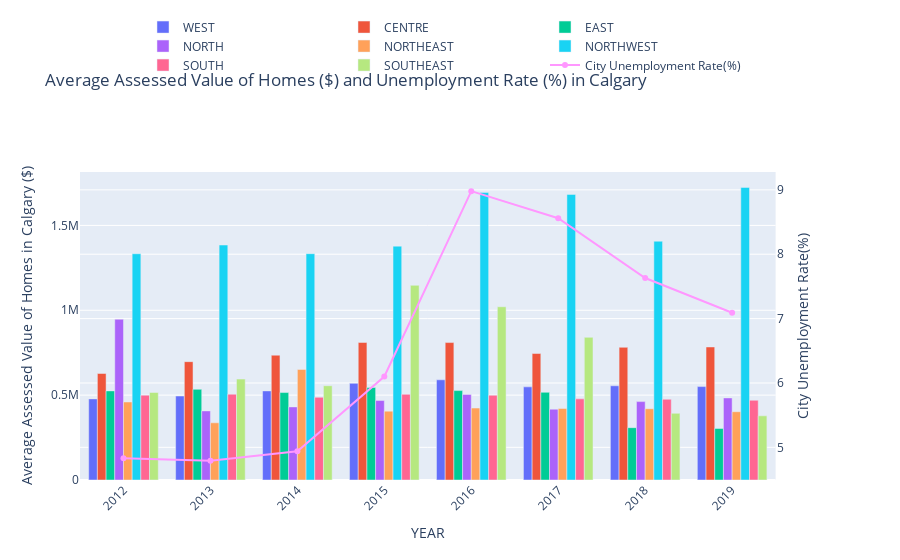

The code cell stored with this chart in its notebook:
### Code cell
# Create figure with secondary y-axis
fig4 = make_subplots(specs=[[{"secondary_y": True}]])

# Add traces
fig4.add_trace(
    go.Bar(x= df4.YEAR, y = df4.loc[df4['SECTOR'] == 'WEST'].AVG_RE_ASSESSED_VALUE, name="WEST"),
    secondary_y=False,
)

#8 SECTORS

#1
fig4.add_trace(
    go.Bar(x= df4.YEAR, y = df4.loc[df4['SECTOR'] == 'CENTRE'].AVG_RE_ASSESSED_VALUE, name="CENTRE"),
    secondary_y=False,
)

#2
fig4.add_trace(
    go.Bar(x= df4.YEAR, y = df4.loc[df4['SECTOR'] == 'EAST'].AVG_RE_ASSESSED_VALUE, name="EAST"),
    secondary_y=False,
)

#3
fig4.add_trace(
    go.Bar(x= df4.YEAR, y = df4.loc[df4['SECTOR'] == 'NORTH'].AVG_RE_ASSESSED_VALUE, name="NORTH"),
    secondary_y=False,
)

#4
fig4.add_trace(
    go.Bar(x= df4.YEAR, y = df4.loc[df4['SECTOR'] == 'NORTHEAST'].AVG_RE_ASSESSED_VALUE, name="NORTHEAST"),
    secondary_y=False,
)

#5
fig4.add_trace(
    go.Bar(x= df4.YEAR, y = df4.loc[df4['SECTOR'] == 'NORTHWEST'].AVG_RE_ASSESSED_VALUE, name="NORTHWEST"),
    secondary_y=False,
)

#6
fig4.add_trace(
    go.Bar(x= df4.YEAR, y = df4.loc[df4['SECTOR'] == 'SOUTH'].AVG_RE_ASSESSED_VALUE, name="SOUTH"),
    secondary_y=False,
)

#7
fig4.add_trace(
    go.Bar(x= df4.YEAR, y = df4.loc[df4['SECTOR'] == 'SOUTHEAST'].AVG_RE_ASSESSED_VALUE, name="SOUTHEAST"),
    secondary_y=False,
)


#ADD Unemployment Rate Trace
fig4.add_trace(
    go.Scatter(x=df4.YEAR, y=df4.loc[df4['SECTOR'] == 'CENTRE'].CITY_UNEMPLOYMENT, name="City Unemployment Rate(%)"),
    secondary_y=True,
)

# Add figure title
fig4.update_layout(
    title_text="Average Assessed Value of Homes ($) and Unemployment Rate (%) in Calgary"
)

# Set x-axis title
fig4.update_xaxes(title_text="YEAR")

# Set y-axes titles
fig4.update_yaxes(title_text="Average Assessed Value of Homes in Calgary ($)", secondary_y=False)
fig4.update_yaxes(title_text="City Unemployment Rate(%)", secondary_y=True)

#SET MODE
fig4.update_layout(barmode='group', xaxis_tickangle=-45, xaxis={'categoryorder':'category descending'},
                   legend=dict(
                    orientation="h",
                    yanchor="bottom",
                    y=1.3,
                    xanchor="right",
                    x=0.9))
fig4.show()

### Figure 1 — Plotly figure (JSON) as saved in the notebook; plotly's stock layout.template omitted (floating-point values rounded to 4 significant figures)
{"data": [{"name": "WEST", "type": "bar", "x": [2012, 2013, 2014, 2015, 2016, 2017, 2018, 2019, 2012, 2013, 2014, 2015, 2016, 2017, 2018, 2019, 2012, 2013, 2014, 2015, 2016, 2017, 2018, 2019, 2012, 2013, 2014, 2015, 2016, 2017, 2018, 2019, 2012, 2013, 2014, 2015, 2016, 2017, 2018, 2019, 2012, 2013, 2014, 2015, 2016, 2017, 2018, 2019, 2012, 2013, 2014, 2015, 2016, 2017, 2018, 2019, 2012, 2013, 2014, 2015, 2016, 2017, 2018, 2019], "xaxis": "x", "y": [477900.0, 494900.0, 525000.0, 569400.0, 590300.0, 548700.0, 555100.0, 550400.0], "yaxis": "y"}, {"name": "CENTRE", "type": "bar", "x": [2012, 2013, 2014, 2015, 2016, 2017, 2018, 2019, 2012, 2013, 2014, 2015, 2016, 2017, 2018, 2019, 2012, 2013, 2014, 2015, 2016, 2017, 2018, 2019, 2012, 2013, 2014, 2015, 2016, 2017, 2018, 2019, 2012, 2013, 2014, 2015, 2016, 2017, 2018, 2019, 2012, 2013, 2014, 2015, 2016, 2017, 2018, 2019, 2012, 2013, 2014, 2015, 2016, 2017, 2018, 2019, 2012, 2013, 2014, 2015, 2016, 2017, 2018, 2019], "xaxis": "x", "y": [627700.0, 697300.0, 735500.0, 810400.0, 809700.0, 745200.0, 781800.0, 783900.0], "yaxis": "y"}, {"name": "EAST", "type": "bar", "x": [2012, 2013, 2014, 2015, 2016, 2017, 2018, 2019, 2012, 2013, 2014, 2015, 2016, 2017, 2018, 2019, 2012, 2013, 2014, 2015, 2016, 2017, 2018, 2019, 2012, 2013, 2014, 2015, 2016, 2017, 2018, 2019, 2012, 2013, 2014, 2015, 2016, 2017, 2018, 2019, 2012, 2013, 2014, 2015, 2016, 2017, 2018, 2019, 2012, 2013, 2014, 2015, 2016, 2017, 2018, 2019, 2012, 2013, 2014, 2015, 2016, 2017, 2018, 2019], "xaxis": "x", "y": [525000.0, 534400.0, 515300.0, 545100.0, 526900.0, 516800.0, 308400.0, 303700.0], "yaxis": "y"}, {"name": "NORTH", "type": "bar", "x": [2012, 2013, 2014, 2015, 2016, 2017, 2018, 2019, 2012, 2013, 2014, 2015, 2016, 2017, 2018, 2019, 2012, 2013, 2014, 2015, 2016, 2017, 2018, 2019, 2012, 2013, 2014, 2015, 2016, 2017, 2018, 2019, 2012, 2013, 2014, 2015, 2016, 2017, 2018, 2019, 2012, 2013, 2014, 2015, 2016, 2017, 2018, 2019, 2012, 2013, 2014, 2015, 2016, 2017, 2018, 2019, 2012, 2013, 2014, 2015, 2016, 2017, 2018, 2019], "xaxis": "x", "y": [947300.0, 407200.0, 430700.0, 468200.0, 504200.0, 417200.0, 462000.0, 483600.0], "yaxis": "y"}, {"name": "NORTHEAST", "type": "bar", "x": [2012, 2013, 2014, 2015, 2016, 2017, 2018, 2019, 2012, 2013, 2014, 2015, 2016, 2017, 2018, 2019, 2012, 2013, 2014, 2015, 2016, 2017, 2018, 2019, 2012, 2013, 2014, 2015, 2016, 2017, 2018, 2019, 2012, 2013, 2014, 2015, 2016, 2017, 2018, 2019, 2012, 2013, 2014, 2015, 2016, 2017, 2018, 2019, 2012, 2013, 2014, 2015, 2016, 2017, 2018, 2019, 2012, 2013, 2014, 2015, 2016, 2017, 2018, 2019], "xaxis": "x", "y": [459600.0, 337000.0, 651500.0, 405800.0, 423900.0, 421100.0, 420000.0, 402300.0], "yaxis": "y"}, {"name": "NORTHWEST", "type": "bar", "x": [2012, 2013, 2014, 2015, 2016, 2017, 2018, 2019, 2012, 2013, 2014, 2015, 2016, 2017, 2018, 2019, 2012, 2013, 2014, 2015, 2016, 2017, 2018, 2019, 2012, 2013, 2014, 2015, 2016, 2017, 2018, 2019, 2012, 2013, 2014, 2015, 2016, 2017, 2018, 2019, 2012, 2013, 2014, 2015, 2016, 2017, 2018, 2019, 2012, 2013, 2014, 2015, 2016, 2017, 2018, 2019, 2012, 2013, 2014, 2015, 2016, 2017, 2018, 2019], "xaxis": "x", "y": [1333000.0, 1385000.0, 1333000.0, 1378000.0, 1695000.0, 1683000.0, 1407000.0, 1724000.0], "yaxis": "y"}, {"name": "SOUTH", "type": "bar", "x": [2012, 2013, 2014, 2015, 2016, 2017, 2018, 2019, 2012, 2013, 2014, 2015, 2016, 2017, 2018, 2019, 2012, 2013, 2014, 2015, 2016, 2017, 2018, 2019, 2012, 2013, 2014, 2015, 2016, 2017, 2018, 2019, 2012, 2013, 2014, 2015, 2016, 2017, 2018, 2019, 2012, 2013, 2014, 2015, 2016, 2017, 2018, 2019, 2012, 2013, 2014, 2015, 2016, 2017, 2018, 2019, 2012, 2013, 2014, 2015, 2016, 2017, 2018, 2019], "xaxis": "x", "y": [499800.0, 505600.0, 487400.0, 504800.0, 499500.0, 478000.0, 475700.0, 469700.0], "yaxis": "y"}, {"name": "SOUTHEAST", "type": "bar", "x": [2012, 2013, 2014, 2015, 2016, 2017, 2018, 2019, 2012, 2013, 2014, 2015, 2016, 2017, 2018, 2019, 2012, 2013, 2014, 2015, 2016, 2017, 2018, 2019, 2012, 2013, 2014, 2015, 2016, 2017, 2018, 2019, 2012, 2013, 2014, 2015, 2016, 2017, 2018, 2019, 2012, 2013, 2014, 2015, 2016, 2017, 2018, 2019, 2012, 2013, 2014, 2015, 2016, 2017, 2018, 2019, 2012, 2013, 2014, 2015, 2016, 2017, 2018, 2019], "xaxis": "x", "y": [515800.0, 594800.0, 555400.0, 1147000.0, 1021000.0, 840600.0, 393000.0, 378100.0], "yaxis": "y"}, {"name": "City Unemployment Rate(%)", "type": "scatter", "x": [2012, 2013, 2014, 2015, 2016, 2017, 2018, 2019, 2012, 2013, 2014, 2015, 2016, 2017, 2018, 2019, 2012, 2013, 2014, 2015, 2016, 2017, 2018, 2019, 2012, 2013, 2014, 2015, 2016, 2017, 2018, 2019, 2012, 2013, 2014, 2015, 2016, 2017, 2018, 2019, 2012, 2013, 2014, 2015, 2016, 2017, 2018, 2019, 2012, 2013, 2014, 2015, 2016, 2017, 2018, 2019, 2012, 2013, 2014, 2015, 2016, 2017, 2018, 2019], "xaxis": "x", "y": [4.83, 4.79, 4.94, 6.1, 8.98, 8.56, 7.63, 7.09], "yaxis": "y2"}], "layout": {"autosize": true, "barmode": "group", "dragmode": "select", "legend": {"orientation": "h", "x": 0.9, "xanchor": "right", "y": 1.3, "yanchor": "bottom"}, "title": {"text": "Average Assessed Value of Homes ($) and Unemployment Rate (%) in Calgary"}, "xaxis": {"anchor": "y", "autorange": true, "categoryorder": "category descending", "domain": [0, 0.94], "range": [2012.0, 2020.0], "tickangle": -45, "title": {"text": "YEAR"}, "type": "linear"}, "yaxis": {"anchor": "x", "autorange": true, "domain": [0, 1], "range": [0, 1815000.0], "title": {"text": "Average Assessed Value of Homes in Calgary ($)"}, "type": "linear"}, "yaxis2": {"anchor": "x", "autorange": true, "overlaying": "y", "range": [4.478, 9.292], "side": "right", "title": {"text": "City Unemployment Rate(%)"}, "type": "linear"}}}
